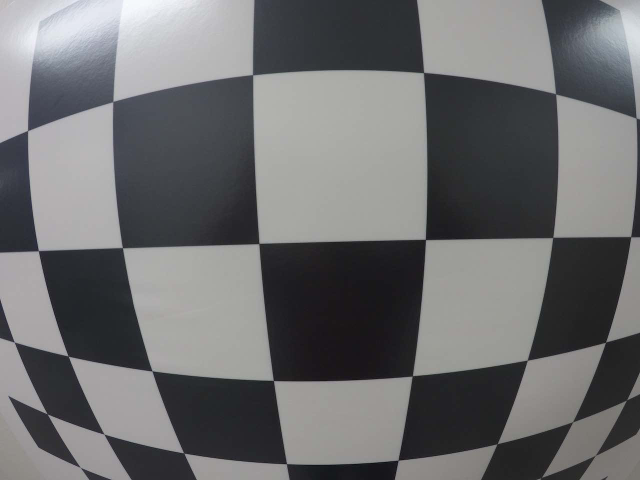
#> input picture camera_cal/test_image.png, 1280 x 960 px (shown at 1/2 size); its folder holds only this picture in this run
$ python -i line_utils.py   (imports and definitions only)   (older library calls are emulated)
#> lines starting #> are read from the running program, lines starting #| are printed output that depends on the picture
import numpy as np
import cv2
import matplotlib.pyplot as plt
import matplotlib.image as mpimg
import glob
import os
# Define a class to receive the characteristics of each line detection
class Line():
    # [66 lines left out: functions __init__, get_img_obj_points, undistort, hls_thresh, not called in this run]


def abs_sobel_thresh(img, sobel_kernel=3, orient='x', thresh=(0, 255)):
    '''
    Produce thresholded sobel image.
    '''
#> called with sobel_kernel = 3, orient = 'x', thresh = (0, 255)
    # Convert to grayscale
    gray = cv2.cvtColor(img, cv2.COLOR_RGB2GRAY)
    # Take the derivative in x or y given orient = 'x' or 'y'
    if orient=='x':
        sobel = cv2.Sobel(gray, cv2.CV_64F, 1, 0, ksize=sobel_kernel)
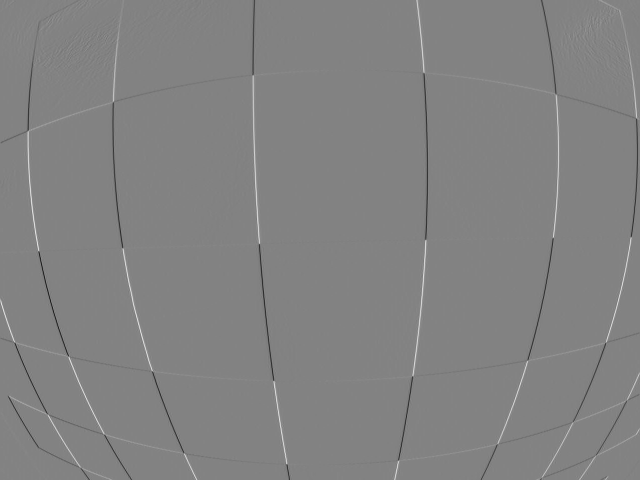
#> sobel: shape (960, 1280) float64 (shown at 1/2 size); min -598, max 568, mean -0.1; drawn with min black and max white
    elif orient=='y':
        sobel = cv2.Sobel(gray, cv2.CV_64F, 0, 1, ksize=sobel_kernel)
    # Take absolute value of the sobel derivative
    abs_sobel = np.absolute(sobel)
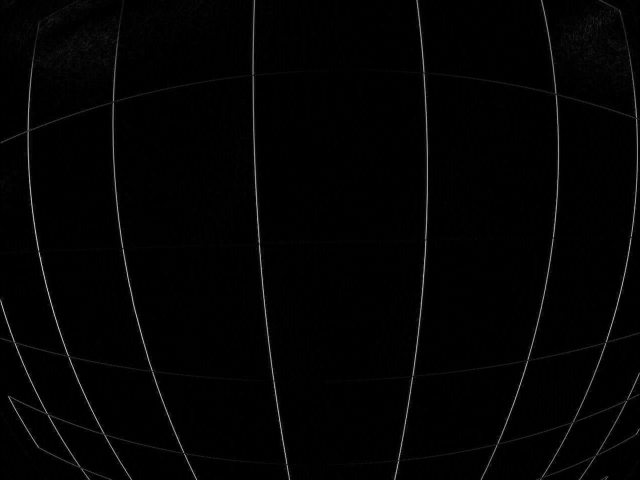
#> abs_sobel: shape (960, 1280) float64 (shown at 1/2 size); min 0, max 598, mean 6.9; drawn with min black and max white
    # Scale it back to range(0, 255)
    scaled_sobel = np.uint8(255*abs_sobel/np.max(abs_sobel))

    binary_output = np.zeros_like(scaled_sobel)
    binary_output[(scaled_sobel>=thresh[0]) & (scaled_sobel<=thresh[1])] = 1

    return binary_output


# [376 lines left out: functions mag_thresh, dir_threshold, region_of_interest, warp, unwarp, find_curvature and 5 more, not called in this run]


>>> import cv2
>>> picture = cv2.cvtColor(cv2.imread('camera_cal/test_image.png'), cv2.COLOR_BGR2RGB)
>>> result = abs_sobel_thresh(picture)
#> result: shape (960, 1280); every value is 1
